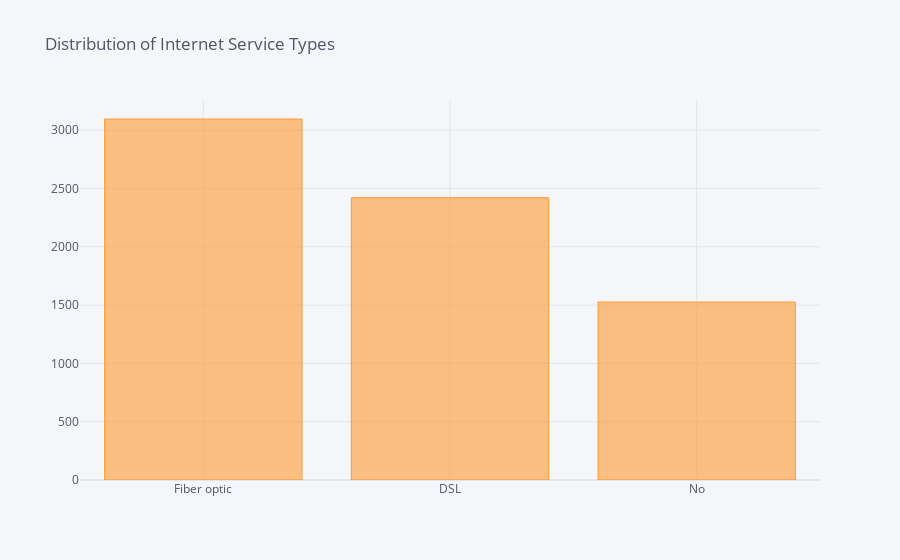

The notebook cell saved with this chart:
### Code cell
#Bar plot of 'InternetService':
df['InternetService'].value_counts().iplot(kind='bar', title='Distribution of Internet Service Types')

### Figure 1 — Plotly figure (JSON) as saved in the notebook; plotly's stock layout.template omitted (floating-point values rounded to 4 significant figures)
{"data": [{"marker": {"color": "rgba(255, 153, 51, 0.6)", "line": {"color": "rgba(255, 153, 51, 1.0)", "width": 1}}, "name": "count", "orientation": "v", "text": "", "type": "bar", "x": ["Fiber optic", "DSL", "No"], "y": [3096, 2421, 1526]}], "layout": {"legend": {"bgcolor": "#F5F6F9", "font": {"color": "#4D5663"}}, "paper_bgcolor": "#F5F6F9", "plot_bgcolor": "#F5F6F9", "title": {"font": {"color": "#4D5663"}, "text": "Distribution of Internet Service Types"}, "xaxis": {"gridcolor": "#E1E5ED", "showgrid": true, "tickfont": {"color": "#4D5663"}, "title": {"font": {"color": "#4D5663"}, "text": ""}, "zerolinecolor": "#E1E5ED"}, "yaxis": {"gridcolor": "#E1E5ED", "showgrid": true, "tickfont": {"color": "#4D5663"}, "title": {"font": {"color": "#4D5663"}, "text": ""}, "zerolinecolor": "#E1E5ED"}}}
